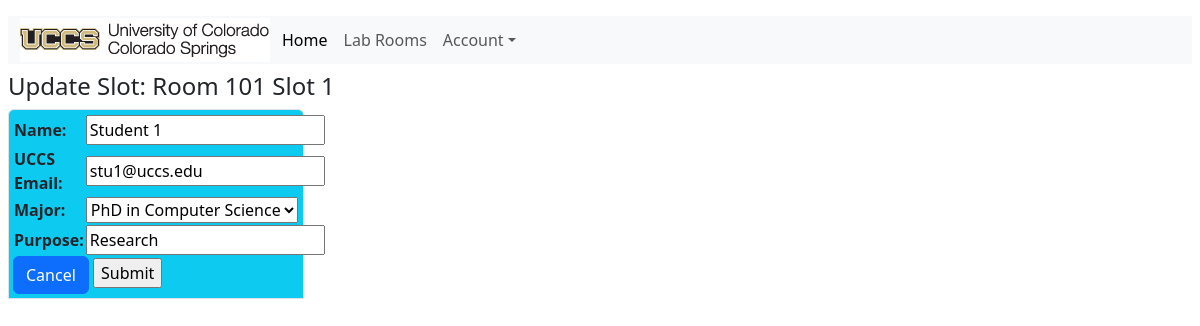
The page /labroom/1/update_slot/ on the database as committed earlier.
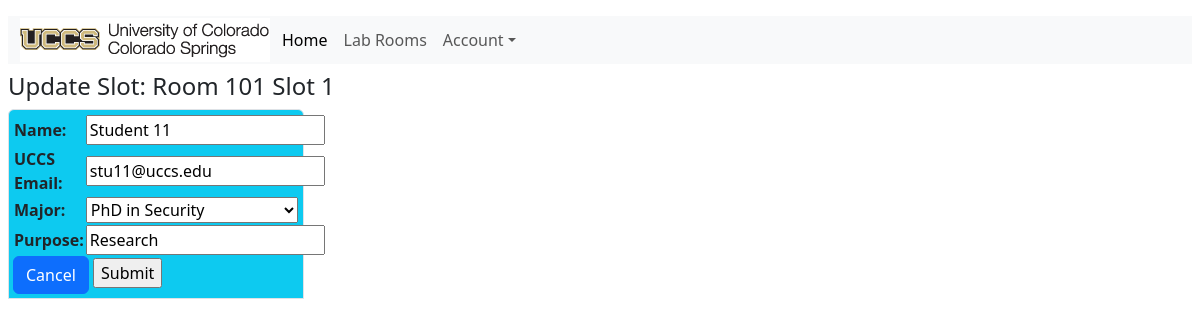
The same page on the database as committed later.
### alras_application/models.py (models this page shows, shortened)
class Student(models.Model):
    MAJOR = (
        ('PhD-CS', 'PhD in Computer Science'),
        ('PhD-Sec', 'PhD in Security'),
        ('MS-CS', 'MS in Computer Science'),
        ('MS-Sec', 'MS in Security'),
    )
    name = models.CharField(max_length=200)
    email = models.CharField("UCCS Email", max_length=200)
    major = models.CharField(max_length=200, choices= MAJOR)
    slot = models.ForeignKey(RoomSlot, on_delete=models.CASCADE, unique=True, default = None)
    purpose = models.CharField(max_length=200)

### alras_application/views.py (the view, shortened to what this page needs)
# urls.py: path('labroom/<int:pk>/update_slot/', views.updateSlot, name='update_slot'),
def updateSlot(request, pk):
    slot_id = LabRoom.objects.filter(id=pk).values().all()[0]['slots_id']
    student = Student.objects.filter(slot_id=slot_id).values()[0]
    s_id = student['id']
    print(s_id)
    roomslot = RoomSlot.objects.get(id=slot_id)
    form = ReserveSlotForm(initial=student)
    context = {'form': form,'roomslot':roomslot,'pk':pk}
    return render(request, 'alras_application/update_slot.html', context)

### alras_application/forms.py
class ReserveSlotForm(ModelForm):
    class Meta:
        model = Student
        fields =('name', 'email', 'major','purpose')

### alras_application/models.py (called while the page is built)
    def __str__(self):
        return self.title

### alras_application/templates/alras_application/update_slot.html (shortened to what this page needs)
{% extends 'alras_application/base_template.html' %}
{% block content %}
<h4> Update Slot: {{ roomslot }} </h4>
<div class="col-sm-3 p-1 border rounded-top bg-info text-dark">
<form action="" method="POST">
<table>
{{ form.as_table }}
</table>
<a class="btn btn-primary" href="{%url 'labroom-detail' pk %}" role="button">Cancel</a>
<input type="submit" name="Submit">
</form>
</div>
{% endblock %}

Rows that differ between the two databases and show on the page:
removed Student: name "Student 1", email "stu1@uccs.edu", major "PhD in Computer Science", purpose "Research"
added Student: name "Student 11", email "stu11@uccs.edu", major "PhD in Security", purpose "Research"
